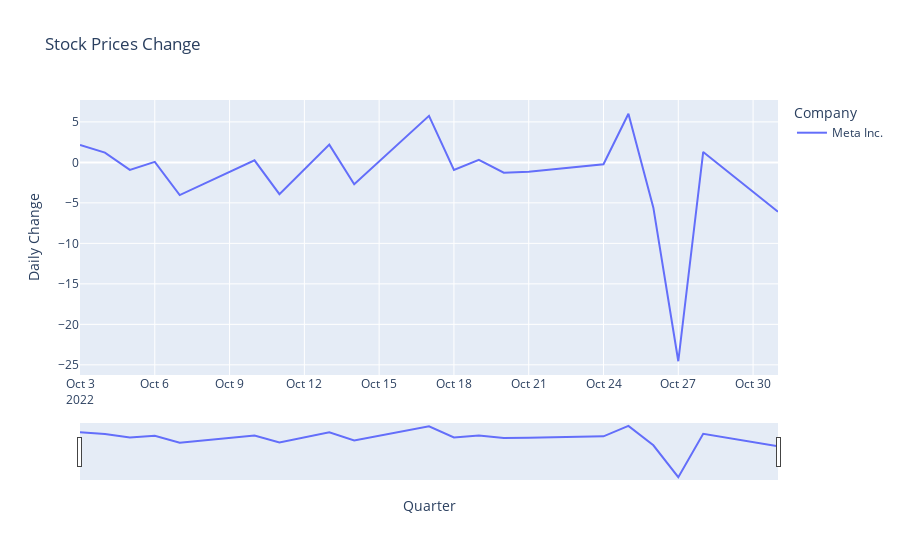

This figure's notebook cell:
### Markdown cell above
### 2.2 Shares price history

### Code cell
# Read dữ liệu
stock_history_df = pd.read_csv('/Users/nguyenhien/Desktop/OneDrive/2. Learning/2.3 Data Science/@python/1. Machine Learning/Project/Lattest/NLP_Newstitles/Actual_title_sen_AAPL_history.csv', sep = ';')
stock_history_df = stock_history_df.iloc[:, [0,4,7]]
# Xử lý cột 'Date' sang định dạng datetime
stock_history_df['Date'] = pd.to_datetime(stock_history_df['Date'], format='%d/%m/%Y')
# Xử lý cột 'Close'
stock_history_df['Close'] = stock_history_df['Close'].astype(str)
stock_history_df['Close'] = stock_history_df['Close'].str.replace('.', '').astype(float) / 1000000
stock_history_df['Close'] = stock_history_df['Close'].apply(lambda x: round(x, 2))

#Lấy sự thay đổi mỗi ngày
stock_history_df['daily_change'] = stock_history_df.groupby('Company')['Close'].pct_change()
stock_history_df['change_percent'] = (stock_history_df['Close'] - stock_history_df['Close'].shift(1)) / stock_history_df['Close'].shift(1) * 100

stock_history_df = stock_history_df[(stock_history_df['Date'].dt.month == 10) & (stock_history_df['Date'].dt.year == 2022)]
stock_history_all = stock_history_df
stock_history_df = stock_history_df[stock_history_df['Company'] == 'Meta Inc.']

stock_history_df

@interact_manual(company=widgets.Dropdown(options=stock_history_df['Company'].unique()), layout=widgets.Layout(width='200px', height='10px'))
# Tạo hàm để vẽ biểu đồ tương tác
def plot_interactive_chart(company):
    filtered_df = stock_history_df[stock_history_df["Company"] == company]
    # Vẽ biểu đồ line chart
    fig = px.line(filtered_df, x='Date', y='change_percent', color='Company', title='Stock Prices Change')
    fig.update_layout(xaxis_title='Quarter', yaxis_title='Daily Change',
                    xaxis=dict(rangeslider=dict(visible=True)))
    # Hiển thị biểu đồ
    fig.show()

### Figure 1 — Plotly figure (JSON) as saved in the notebook; plotly's stock layout.template omitted (floating-point values rounded to 4 significant figures)
{"data": [{"hovertemplate": "Company=Meta Inc.<br>Date=%{x}<br>change_percent=%{y}<extra></extra>", "legendgroup": "Meta Inc.", "line": {"color": "#636efa", "dash": "solid"}, "marker": {"symbol": "circle"}, "mode": "lines", "name": "Meta Inc.", "orientation": "v", "showlegend": true, "type": "scatter", "x": ["2022-10-03T00:00:00", "2022-10-04T00:00:00", "2022-10-05T00:00:00", "2022-10-06T00:00:00", "2022-10-07T00:00:00", "2022-10-10T00:00:00", "2022-10-11T00:00:00", "2022-10-12T00:00:00", "2022-10-13T00:00:00", "2022-10-14T00:00:00", "2022-10-17T00:00:00", "2022-10-18T00:00:00", "2022-10-19T00:00:00", "2022-10-20T00:00:00", "2022-10-21T00:00:00", "2022-10-24T00:00:00", "2022-10-25T00:00:00", "2022-10-26T00:00:00", "2022-10-27T00:00:00", "2022-10-28T00:00:00", "2022-10-31T00:00:00"], "xaxis": "x", "y": [2.159, 1.205, -0.9267, 0.06476, -4.041, 0.2548, -3.924, -0.8091, 2.188, -2.709, 5.743, -0.9251, 0.3238, -1.276, -1.156, -0.2231, 6.005, -5.592, -24.56, 1.287, -6.089], "yaxis": "y"}], "layout": {"legend": {"title": {"text": "Company"}, "tracegroupgap": 0}, "title": {"text": "Stock Prices Change"}, "xaxis": {"anchor": "y", "domain": [0, 1], "rangeslider": {"visible": true}, "title": {"text": "Quarter"}}, "yaxis": {"anchor": "x", "domain": [0, 1], "title": {"text": "Daily Change"}}}}
